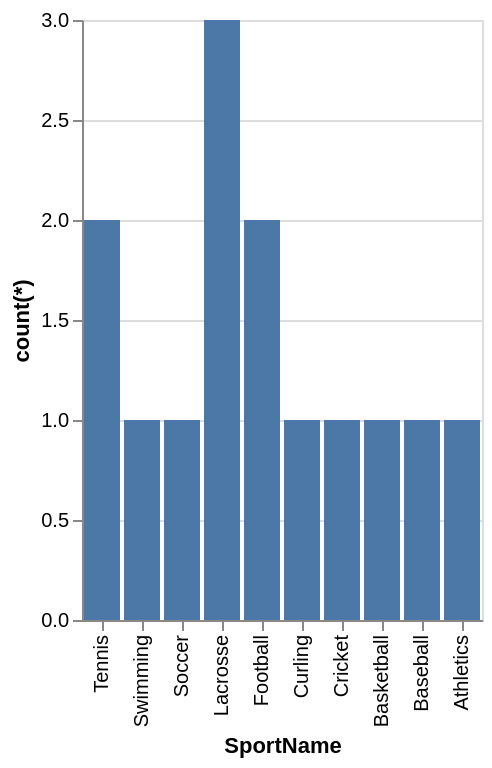

Describe this chart as a Vega-Lite specification.
### Vega-Lite specification from a JSON file in a GitHub repository (floating-point values rounded to 4 significant figures)
{"data": {"values": [{"x_data": "Tennis", "y_data": 2}, {"x_data": "Swimming", "y_data": 1}, {"x_data": "Soccer", "y_data": 1}, {"x_data": "Lacrosse", "y_data": 3}, {"x_data": "Football", "y_data": 2}, {"x_data": "Curling", "y_data": 1}, {"x_data": "Cricket", "y_data": 1}, {"x_data": "Basketball", "y_data": 1}, {"x_data": "Baseball", "y_data": 1}, {"x_data": "Athletics", "y_data": 1}]}, "mark": "bar", "encoding": {"x": {"field": "x_data", "type": "nominal", "title": "SportName", "sort": "descending"}, "y": {"field": "y_data", "type": "quantitative", "title": "count(*)"}}}
